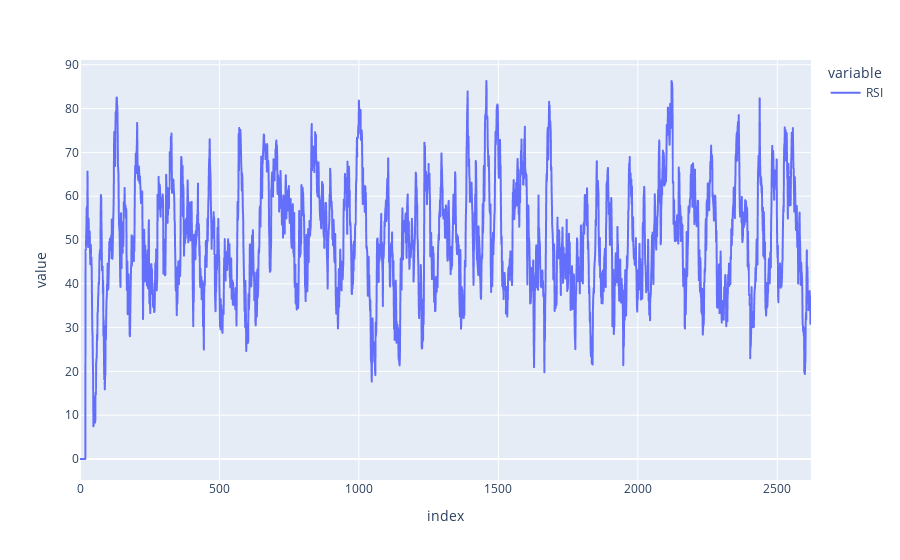

The notebook cell saved with this chart:
### Code cell
import plotly.express as px 
px.line(eur_inr['RSI'])

### Figure 1 — Plotly figure (JSON) as saved in the notebook; plotly's stock layout.template omitted (floating-point values rounded to 4 significant figures; data arrays with more than 128 entries replaced by an {"elided": "..."} marker saying what was removed)
{"data": [{"hovertemplate": "variable=RSI<br>index=%{x}<br>value=%{y}<extra></extra>", "legendgroup": "RSI", "line": {"color": "#636efa", "dash": "solid"}, "marker": {"symbol": "circle"}, "mode": "lines", "name": "RSI", "showlegend": true, "type": "scattergl", "x": {"elided": "2622 int values"}, "xaxis": "x", "y": {"elided": "2622 float values"}, "yaxis": "y"}], "layout": {"legend": {"title": {"text": "variable"}, "tracegroupgap": 0}, "margin": {"t": 60}, "xaxis": {"anchor": "y", "domain": [0, 1], "title": {"text": "index"}}, "yaxis": {"anchor": "x", "domain": [0, 1], "title": {"text": "value"}}}}
